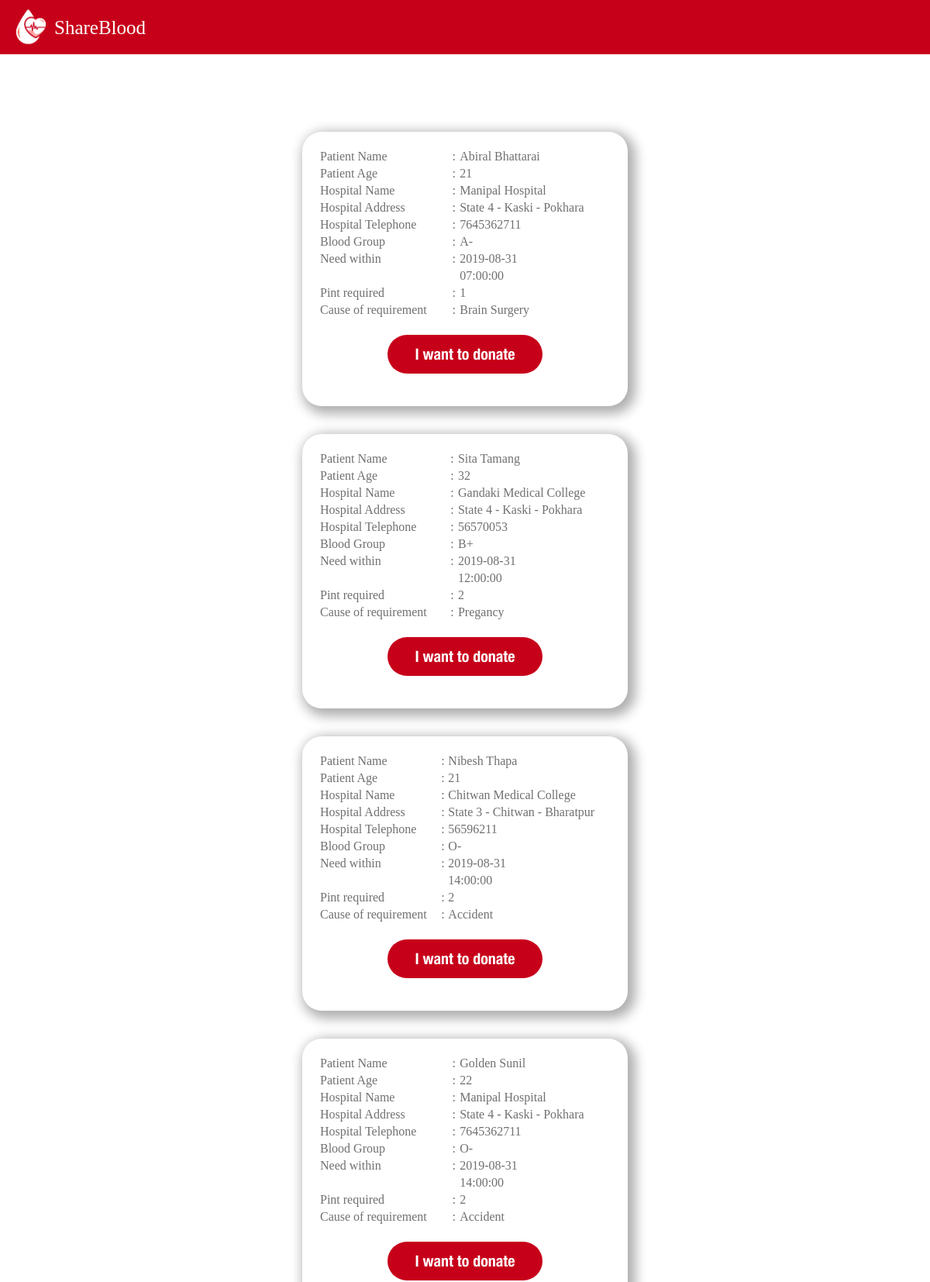
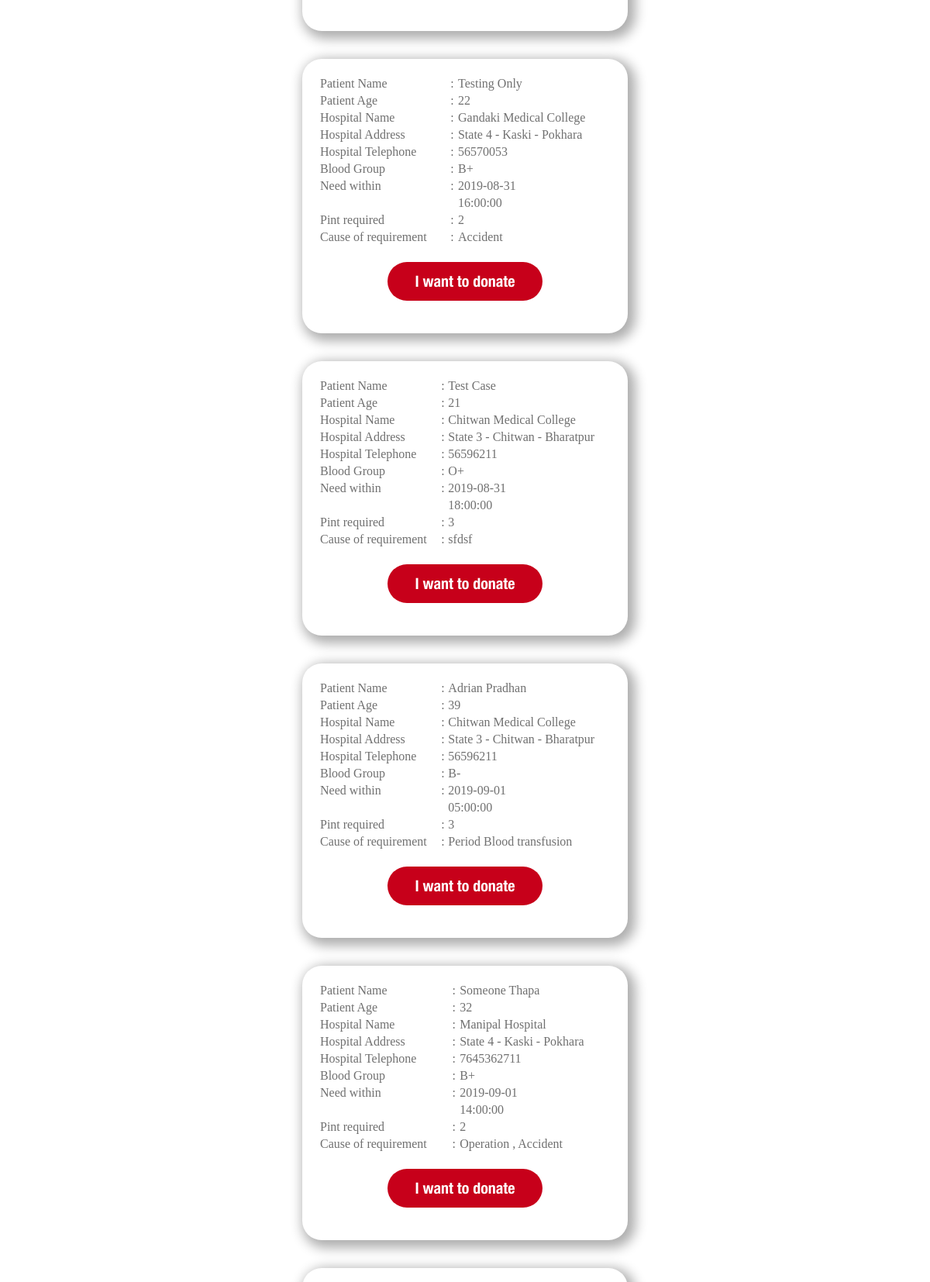
Screenshot of /bloodrequests.php (upper part) with the database file from the repository (2 pictures, top to bottom).
### tables this page shows
CREATE TABLE `bloodrequests` (
  `id` int(11) NOT NULL,
  `patient name` varchar(100) NOT NULL,
  `patient age` int(3) NOT NULL,
  `hospital name` varchar(200) NOT NULL,
  `hospital address` varchar(100) NOT NULL,
  `hospital telephone` bigint(10) NOT NULL,
  `email` varchar(100) NOT NULL,
  `blood group` varchar(3) NOT NULL,
  `date` date NOT NULL,
  `time` time NOT NULL,
  `pint` int(2) NOT NULL,
  `cause` varchar(500) NOT NULL,
  `status` tinyint(1) NOT NULL DEFAULT '1'
);

### bloodrequests.php (the view, shortened to what this page needs)
<?php
    include('modules/checkSession.php');
?>
<!DOCTYPE html>
<html lang="en">
<head>
    <link rel="stylesheet" href="css/bloodrequests.css">
    <link rel="stylesheet" href="https://use.fontawesome.com/releases/v5.5.0/css/all.css">
</head>
<body>
     <div class = "nav" >
            <img src = "images/trans.png">
            <span id="shareblood">ShareBlood</span>
    </div>
    <div class = "request-post-box">
        <?php
        $query = "SELECT * from bloodrequests ORDER BY `date` , `time` " ;
        $data = mysqli_query($conn , $query) ;
        if(mysqli_num_rows($data)>0)
        {
            while($row = mysqli_fetch_assoc($data))
            {
        ?>
                <table>
                    <tr>
                        <td>Patient Name</td>
                        <td>:</td>
                        <td><?php echo $row['patient name']; ?></td>
                    </tr>
                    <tr>
                        <td>Patient Age </td>
                        <td>:</td>
                        <td><?php echo $row['patient age']; ?></td>
                    </tr>
                    <tr>
                        <td>Hospital Name</td>
                        <td>:</td>
                        <td><?php echo $row['hospital name']; ?></td>
                    </tr>
                    <tr>
                        <td>Hospital Address</td>
                        <td>:</td>
                        <td><?php echo $row['hospital address']; ?></td>
                    </tr>
                    <tr>
                        <td>Hospital Telephone</td>
                        <td>:</td>
                        <td><?php echo $row['hospital telephone']; ?></td>
                    </tr>
                    <tr>
                        <td>Blood Group</td>
                        <td>:</td>
                        <td><?php echo $row['blood group']; ?></td>
                    </tr>
                    <tr>
                        <td>Need within </td>
                        <td> : </td>
                        <td><?php echo $row['date']; ?></td>
                    </tr>
                    <tr>
                        <td></td>
                        <td></td>
                        <td><?php echo $row['time']; ?></td>
                    </tr>
                    <tr>
                        <td>Pint required</td>
                        <td>:</td>
                        <td><?php echo $row['pint']; ?></td>
                    </tr>
                    <tr>
                        <td>Cause of requirement</td>
                        <td>:</td>
                        <td><?php echo $row['cause']; ?></td>
                    </tr>
                    <tr>
                        <td colspan = 3 style="text-align:center ; padding:20px;">
                            <form method="post" action="userinfo.php">
                                <input type="submit" value="I want to donate">
                            </form>
                        </td>
                    </tr>
                </table>
                <br><br>
            <?php
                }
            }
            ?>
    </div>
</body>
</html>

### css/bloodrequests.css (style rules this page uses)
body { margin:0 ; padding: 0; }
.nav { background-color: #C7001A; height: 70px; }
.nav img { height: 80px; width: 80px ; margin-top : -5px; }
#shareblood { color : white ; font-family: HelveticaNeueCondensedBlack ; font-size: 25px; position: absolute ; top:22px; margin-left:-10px; }
.request-post-box { width : 70% ; margin-top : 100px ; margin-left : 15% ; margin-right : 15% ; }
table { font-size: 16px; color: #707070 ; font-family: HelveticaNeueThin ; width : 50% ; margin-left : 25% ; padding: 20px; border-radius : 25px; box-shadow: 5px 5px 15px 5px rgba(0,0,0,0.32); }
td:nth-child(1) { font-family: HelveticaNeueMedium ; }
input[type=submit] { border : none ; outline : none ; width : 200px; height: 50px; border-radius: 25px; background-color : #C7001A; font-size: 20px ; font-family: HelveticaNeueCondensedBold; color : #ffffff ; }

### rows the page displays
bloodrequests: patient name "Abiral Bhattarai", patient age "21", hospital name "Manipal Hospital", hospital address "State 4 - Kaski - Pokhara", hospital telephone "7645362711", blood group "A-", date "2019-08-31", time "07:00:00", pint "1", cause "Brain Surgery"
bloodrequests: patient name "Sita Tamang", patient age "32", hospital name "Gandaki Medical College", hospital address "State 4 - Kaski - Pokhara", hospital telephone "56570053", blood group "B+", date "2019-08-31", time "12:00:00", pint "2", cause "Pregancy"
bloodrequests: patient name "Nibesh Thapa", patient age "21", hospital name "Chitwan Medical College", hospital address "State 3 - Chitwan - Bharatpur", hospital telephone "56596211", blood group "O-", date "2019-08-31", time "14:00:00", pint "2", cause "Accident"
bloodrequests: patient name "Golden Sunil", patient age "22", hospital name "Manipal Hospital", hospital address "State 4 - Kaski - Pokhara", hospital telephone "7645362711", blood group "O-", date "2019-08-31", time "14:00:00", pint "2", cause "Accident"
bloodrequests: patient name "Testing Only", patient age "22", hospital name "Gandaki Medical College", hospital address "State 4 - Kaski - Pokhara", hospital telephone "56570053", blood group "B+", date "2019-08-31", time "16:00:00", pint "2", cause "Accident"
bloodrequests: patient name "Test Case", patient age "21", hospital name "Chitwan Medical College", hospital address "State 3 - Chitwan - Bharatpur", hospital telephone "56596211", blood group "O+", date "2019-08-31", time "18:00:00", pint "3", cause "sfdsf"
bloodrequests: patient name "Adrian Pradhan", patient age "39", hospital name "Chitwan Medical College", hospital address "State 3 - Chitwan - Bharatpur", hospital telephone "56596211", blood group "B-", date "2019-09-01", time "05:00:00", pint "3", cause "Period Blood transfusion"
bloodrequests: patient name "Someone Thapa", patient age "32", hospital name "Manipal Hospital", hospital address "State 4 - Kaski - Pokhara", hospital telephone "7645362711", blood group "B+", date "2019-09-01", time "14:00:00", pint "2", cause "Operation , Accident"
